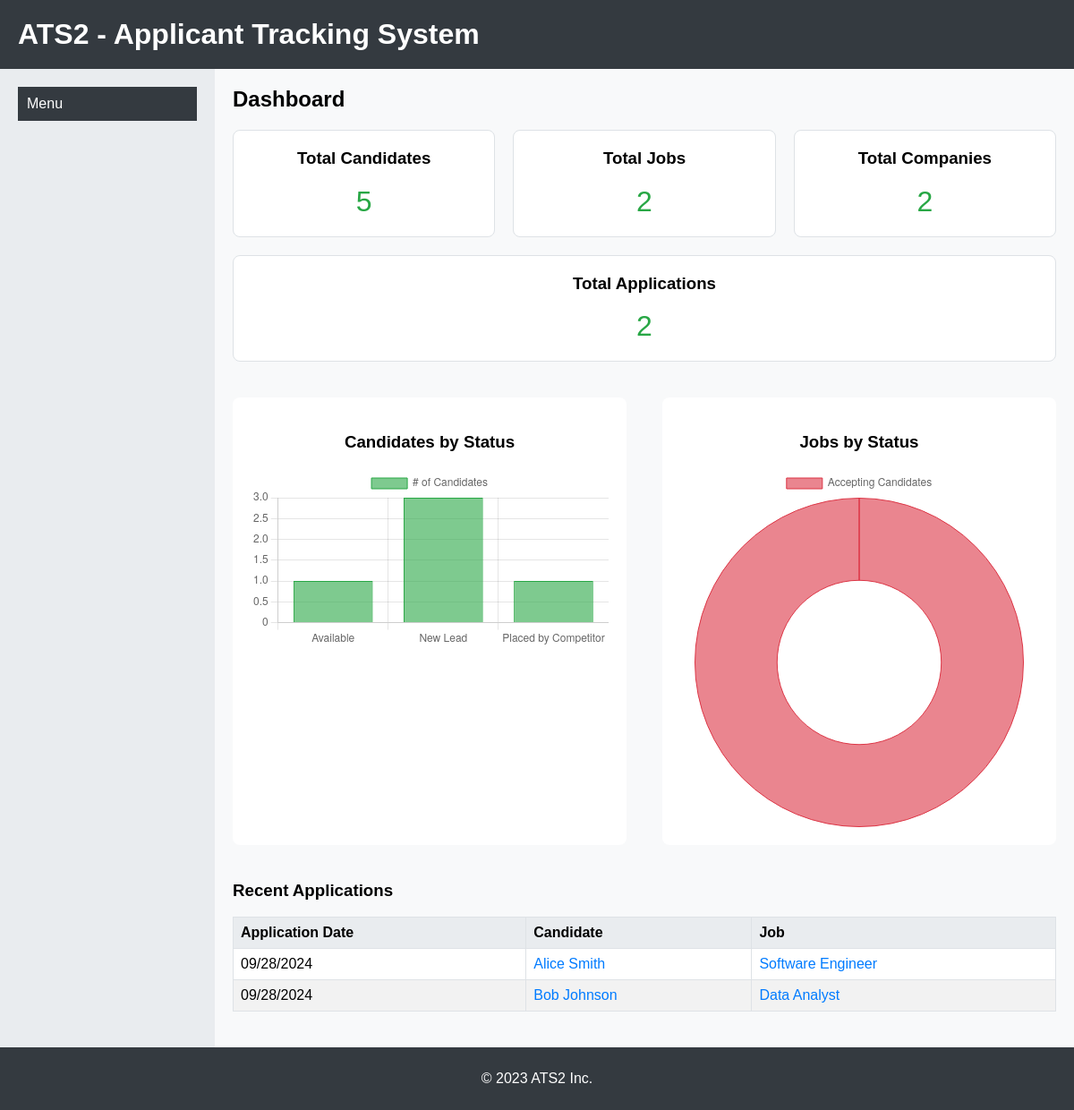
The page / on the database its author committed.
### app.py (models this page shows)
class Job(db.Model):
    id = db.Column(db.Integer, primary_key=True)
    title = db.Column(db.String(100), nullable=False)
    description = db.Column(db.Text)
    status = db.Column(db.String(50), nullable=False, default='Accepting Candidates')
    employment = db.Column(db.String(50), nullable=False, default='Permanent')
    company_id = db.Column(db.Integer, db.ForeignKey('company.id'), nullable=True)
    applications = db.relationship('Application', backref='job', lazy=True)

### app.py (the view)
@app.route('/')
def index():
    total_candidates = Candidate.query.count()
    total_jobs = Job.query.count()
    total_companies = Company.query.count()
    total_applications = Application.query.count()
    candidate_status_counts = db.session.query(
        Candidate.status, func.count(Candidate.id)
    ).group_by(Candidate.status).all()
    candidate_status_labels = [status for status, count in candidate_status_counts]
    candidate_status_data = [count for status, count in candidate_status_counts]
    job_status_counts = db.session.query(
        Job.status, func.count(Job.id)
    ).group_by(Job.status).all()
    job_status_labels = [status for status, count in job_status_counts]
    job_status_data = [count for status, count in job_status_counts]
    recent_applications = Application.query.order_by(
        Application.application_date.desc()
    ).limit(5).all()
    recent_activities = [
        {
            'application_date': app.application_date.strftime('%m/%d/%Y'),
            'candidate_name': f"{app.candidate.first_name} {app.candidate.last_name}",
            'candidate_id': app.candidate.id,
            'job_title': app.job.title,
            'job_id': app.job.id
        }
        for app in recent_applications
    ]
    return render_template(
        'index.html',
        total_candidates=total_candidates,
        total_jobs=total_jobs,
        total_companies=total_companies,
        total_applications=total_applications,
        candidate_status_labels=candidate_status_labels,
        candidate_status_data=candidate_status_data,
        job_status_labels=job_status_labels,
        job_status_data=job_status_data,
        recent_activities=recent_activities
    )

### app.py (called while the page is built)
@app.before_request
def before_request():
    if 'sidebar' not in session:
        session['sidebar'] = []

### templates/index.html (shortened to what this page needs)
{% extends 'base.html' %}
{% block content %}
<h2>Dashboard</h2>
<div class="dashboard-metrics">
    <div class="metric-card">
        <h3>Total Candidates</h3>
        <p>{{ total_candidates }}</p>
    </div>
    <div class="metric-card">
        <h3>Total Jobs</h3>
        <p>{{ total_jobs }}</p>
    </div>
    <div class="metric-card">
        <h3>Total Companies</h3>
        <p>{{ total_companies }}</p>
    </div>
    <div class="metric-card">
        <h3>Total Applications</h3>
        <p>{{ total_applications }}</p>
    </div>
</div>
<div class="charts">
    <div class="chart-container">
        <h3>Candidates by Status</h3>
        <canvas id="candidatesByStatusChart"></canvas>
    </div>
    <div class="chart-container" style="width: 50%; max-width: 400px;">
        <h3>Jobs by Status</h3>
        <canvas id="jobsByStatusChart"></canvas>
    </div>
</div>
<div class="recent-activities">
    <h3>Recent Applications</h3>
    <table>
        <thead>
            <tr>
                <th>Application Date</th>
                <th>Candidate</th>
                <th>Job</th>
            </tr>
        </thead>
        <tbody>
            {% for app in recent_activities %}
            <tr>
                <td>{{ app.application_date }}</td>
                <td><a href="{{ url_for('candidate_detail', candidate_id=app.candidate_id) }}">{{ app.candidate_name }}</a></td>
                <td><a href="{{ url_for('job_detail', job_id=app.job_id) }}">{{ app.job_title }}</a></td>
            </tr>
            {% endfor %}
        </tbody>
    </table>
</div>
<script>
    // Candidates by Status - Bar Chart
    const candidateStatusLabels = {{ candidate_status_labels | tojson | safe }};
    const candidateStatusData = {{ candidate_status_data | tojson | safe }};
    const ctxCandidates = document.getElementById('candidatesByStatusChart').getContext('2d');
    new Chart(ctxCandidates, {
        type: 'bar',
        data: {
            labels: candidateStatusLabels,
            datasets: [{
                label: '# of Candidates',
                data: candidateStatusData,
                backgroundColor: 'rgba(40, 167, 69, 0.6)',
                borderColor: 'rgba(40, 167, 69, 1)',
                borderWidth: 1
            }]
        },
        options: {
            responsive: true,
            scales: {
                y: {
                    beginAtZero: true,
                    precision:0
                }
            }
        }
    });
    // Jobs by Status - Doughnut Chart
    const jobStatusLabels = {{ job_status_labels | tojson | safe }};
    const jobStatusData = {{ job_status_data | tojson | safe }};
    const ctxJobs = document.getElementById('jobsByStatusChart').getContext('2d');
    new Chart(ctxJobs, {
        type: 'doughnut',
        data: {
            labels: jobStatusLabels,
            datasets: [{
                data: jobStatusData,
                backgroundColor: [
                    'rgba(220,53,69,0.6)',    // Red
                    'rgba(0,123,255,0.6)',    // Blue
                    'rgba(255,193,7,0.6)'     // Yellow
                ],
                borderColor: [
                    'rgba(220,53,69,1)',
                    'rgba(0,123,255,1)',
                    'rgba(255,193,7,1)'
                ],
                borderWidth: 1
            }]
        },
        options: {
            responsive: true,
        }
    });
</script>
{% endblock %}

### static/styles.css (style rules this page uses)
body { font-family: Arial, sans-serif; margin: 0; background-color: #f8f9fa; display: flex; flex-direction: column; min-height: 100vh; }
table { width: 100%; border-collapse: collapse; margin-bottom: 20px; }
table, th, td { border: 1px solid #dee2e6; }
th, td { padding: 12px; text-align: left; }
th { background-color: #e9ecef; }
a { color: #007bff; text-decoration: none; }
table tbody tr:nth-child(odd) { background-color: #ffffff; }
table tbody tr:nth-child(even) { background-color: #f2f2f2; }
.dashboard-metrics { display: flex; flex-wrap: wrap; gap: 20px; margin-bottom: 40px; }
.metric-card { flex: 1 1 calc(25% - 20px); background-color: #ffffff; border: 1px solid #dee2e6; padding: 20px; text-align: center; border-radius: 8px; }
.metric-card h3 { margin-top: 0; }
.metric-card p { font-size: 32px; margin: 0; color: #28a745; }
.charts { display: flex; flex-wrap: wrap; gap: 40px; }
.chart-container { flex: 1 1 calc(33% - 40px); background-color: #ffffff; padding: 20px; border-radius: 8px; }
.chart-container h3 { text-align: center; }
.chart-container canvas { max-width: 100%; height: 300px; }
.recent-activities { margin-top: 40px; }
.recent-activities table { width: 100%; border-collapse: collapse; }
.recent-activities th, .recent-activities td { border: 1px solid #dee2e6; padding: 8px; }
.recent-activities th { background-color: #e9ecef; }
.recent-activities td a { color: #007bff; text-decoration: none; }

### rows shown on the page
Job: application_date "09/28/2024", candidate_name "Alice Smith", job_title "Software Engineer"
Job: application_date "09/28/2024", candidate_name "Bob Johnson", job_title "Data Analyst"

### other values the page prints
{{ total_candidates }} "5"
{{ total_jobs }} "2"
{{ total_companies }} "2"
{{ total_applications }} "2"
chart data {{ candidate_status_labels | tojson | safe }} ["Available", "New Lead", "Placed by Competitor"]
chart data {{ candidate_status_data | tojson | safe }} [1, 3, 1]
chart data {{ job_status_labels | tojson | safe }} ["Accepting Candidates"]
